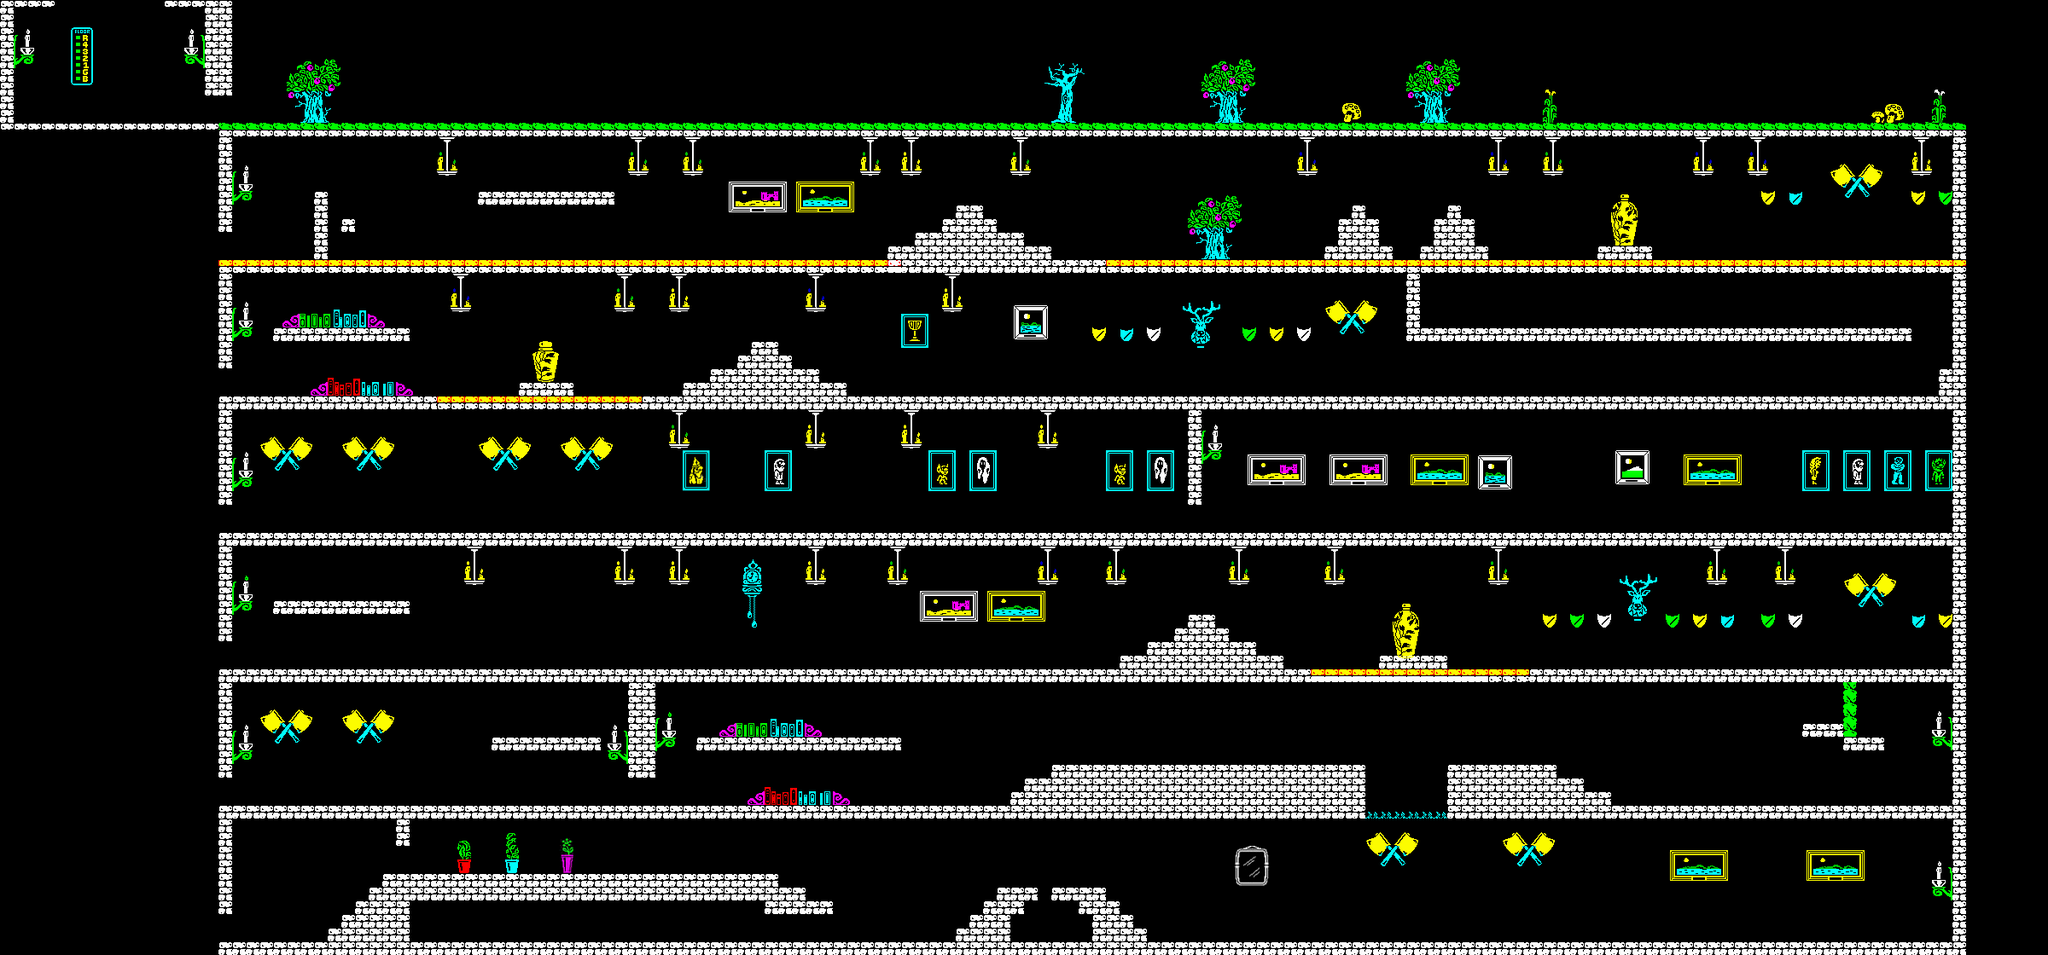

A 2D game scene composited from a Tiled map and its tileset images. What follows is a short description and the map's XML, with each tile layer's data collapsed to a summary:
An orthogonal 150x70 tile map with 16x16 px tiles, 2 tile layers (solid, background), 1 hidden layer not drawn, 2 tilesets and 55 objects (7x DOOR, 2x teleportkey, whiteadvert, greengem, javelin, ...).

<map version="1.2" tiledversion="1.2.2" orientation="orthogonal" renderorder="right-down" width="150" height="70" tilewidth="16" tileheight="16" infinite="0" nextlayerid="7" nextobjectid="56">
 <tileset firstgid="1" source="alltiles.tsx" />
 <tileset firstgid="929" source="foregroundtiles.tsx" />
 <layer id="1" name="solid" width="150" height="70">
  <data>[10500 cells, 1493 non-empty, 5 distinct tile ids]</data>
 </layer>
 <layer id="2" name="foreground" width="150" height="70" visible="0">
  <data>[10500 cells, 179 non-empty, 70 distinct tile ids]</data>
 </layer>
 <layer id="3" name="background" width="150" height="70">
  <data>[10500 cells, 1026 non-empty, 321 distinct tile ids]</data>
 </layer>
 <objectgroup id="4" name="objects" visible="0">
  <object id="1" name="whiteadvert" x="478" y="282" width="14" height="15" />
  <object id="2" name="greengem" x="1128" y="220" width="17" height="16" />
  <object id="3" name="javelin" x="2122" y="286" width="14" height="15" />
  <object id="4" name="fourleafclover" x="321" y="124" width="14" height="15" />
  <object id="5" name="greenbottle" x="442" y="124" width="14" height="15" />
  <object id="6" name="yellowadvert" x="624" y="122" width="14" height="15" />
  <object id="7" name="prism" x="1626" y="124" width="14" height="15" />
  <object id="8" name="wand" x="2126" y="120" width="14" height="15" />
  <object id="9" name="redgem" x="369" y="200" width="14" height="15" />
  <object id="10" name="crystalball" x="20" y="124" width="14" height="15" />
  <object id="11" name="engravedcandle" x="286" y="444" width="14" height="15" />
  <object id="12" name="yellowkey" x="319" y="446" width="14" height="15" />
  <object id="13" name="urn" x="567" y="442" width="14" height="15" />
  <object id="14" name="goldbrick" x="1119" y="440" width="14" height="15" />
  <object id="15" name="teleportkey" x="1578" y="444" width="14" height="15" />
  <object id="16" name="teleportkey" x="1307" y="440" width="14" height="15" />
  <object id="17" name="redherring" x="1504" y="446" width="14" height="15" />
  <object id="18" name="teleportpad" x="1843" y="441" width="14" height="15" />
  <object id="19" name="advert" x="1894" y="440" width="14" height="15" />
  <object id="20" name="glowingbottle" x="1674" y="364" width="14" height="15" />
  <object id="21" name="masonry" x="966" y="598" width="14" height="15" />
  <object id="22" name="bluebottle" x="1173" y="604" width="14" height="15" />
  <object id="23" name="goldbrick2" x="1260" y="600" width="14" height="15" />
  <object id="24" name="blueball" x="1451" y="604" width="14" height="15" />
  <object id="25" name="bluegem" x="1872" y="606" width="14" height="15" />
  <object id="26" name="whitegoldring" x="1918" y="602" width="14" height="15" />
  <object id="27" name="stickybun" x="319" y="765" width="14" height="15" />
  <object id="28" name="greenbook" x="669" y="761" width="14" height="15" />
  <object id="29" name="goblet" x="734" y="762" width="14" height="15" />
  <object id="30" name="glue" x="1398" y="700" width="14" height="15" />
  <object id="31" name="trumpet" x="2221" y="763" width="14" height="15" />
  <object id="32" name="puddle" x="603" y="918" width="14" height="15" />
  <object id="33" name="lazer" x="651" y="922" width="14" height="15" />
  <object id="34" name="brokentalisman" x="1709" y="866" width="14" height="15" />
  <object id="35" name="powerpongplant" x="486" y="1080" width="14" height="15" />
  <object id="36" name="shield" x="1197" y="1084" width="14" height="15" />
  <object id="37" name="saxophone" x="1219" y="442" width="14" height="15" />
  <object id="38" name="shadows" x="497" y="600" width="21" height="17" />
 </objectgroup>
 <objectgroup id="5" name="characters" visible="0">
  <object id="39" name="ladyrosmar" x="279" y="123" width="14" height="15" />
  <object id="40" name="florin" x="1155" y="429" width="14" height="15" />
  <object id="41" name="knight" x="1386" y="443" width="37" height="16" />
  <object id="42" name="thor" x="1812" y="435" width="21" height="19" />
  <object id="43" name="orik" x="1628" y="596" width="18" height="23" />
  <object id="44" name="elrand" x="834" y="596" width="18" height="23" />
  <object id="45" name="samsun" x="313" y="592" width="23" height="28" />
 </objectgroup>
 <objectgroup id="6" name="doorobjects" visible="0">
  <object id="46" name="secretentrance" x="737" y="914" width="15" height="28" />
  <object id="47" name="thewall" x="1392" y="592" width="18" height="33" />
  <object id="48" name="cellardoor" x="467" y="994" width="12" height="26" />
  <object id="49" name="4thfloor" type="DOOR" x="255" y="275" width="16" height="32" />
  <object id="50" name="3rdfloor" type="DOOR" x="256" y="435" width="16" height="32" />
  <object id="51" name="2ndfloor" type="DOOR" x="255" y="594" width="16" height="32" />
  <object id="52" name="1stfloor" type="DOOR" x="253" y="751" width="16" height="32" />
  <object id="53" name="groundfloor" type="DOOR" x="256" y="915" width="16" height="32" />
  <object id="54" name="basement" type="DOOR" x="258" y="1073" width="16" height="32" />
  <object id="55" name="Roof" type="DOOR" x="256" y="112" width="16" height="32" />
 </objectgroup>
</map>